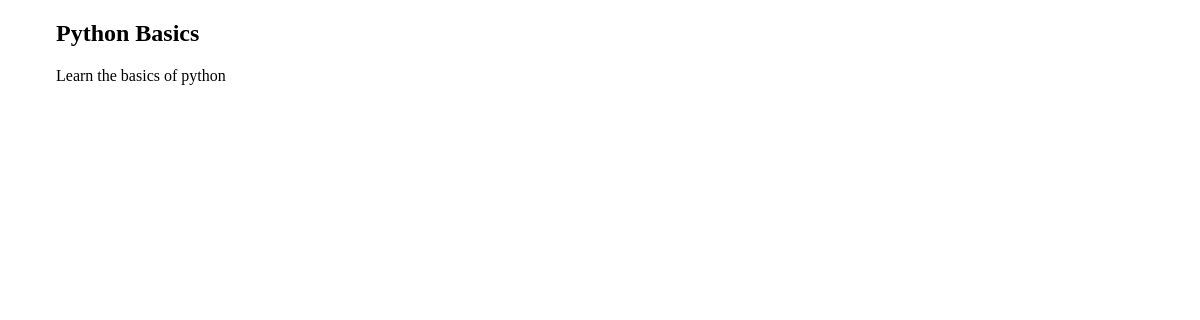
Before: /courses/1/ with the older database file.
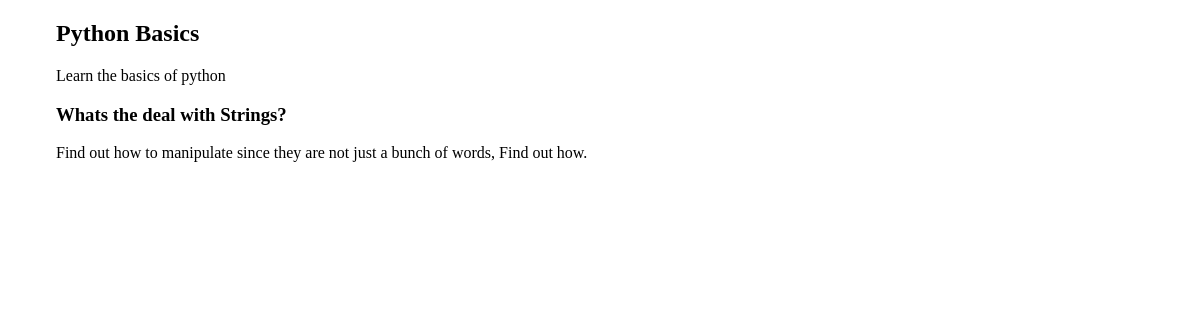
After: the same page with the newer database file.
### courses/models.py (models this page shows, shortened)
class Step(models.Model):
    title = models.CharField(max_length=255)
    descrtiption = models.TextField()
    order = models.IntegerField(default=0)
    course = models.ForeignKey(Course)
    content = models.TextField(blank=True,default='')
    class Meta:
        ordering = ["order",]

### courses/views.py (the view)
# urls.py: url(r'(?P<pk>\d+)/$',views.course_detail),
def course_detail(request, pk):
    course = get_object_or_404(Course,pk=pk)
    return render(request,'courses/course_detail.html',{'course':course})

### courses/templates/courses/course_detail.html (shortened to what this page needs)
{% extends "layout.html" %}
{% block content %}
<article>
  <h2>{{course.title}}</h2>
  {{ course.descrtiption }}
  <section>
    {% for step in course.step_set.all %}
      <h3>{{step.title}}</h3>
        {{ step.descrtiption }}
    {% endfor %}
  </section>
</article>
{% endblock %}

Changed rows visible on the page:
added Step: title "Whats the deal with Strings?", descrtiption "Find out how to manipulate since they are not just a bunch of words, Find out how."
